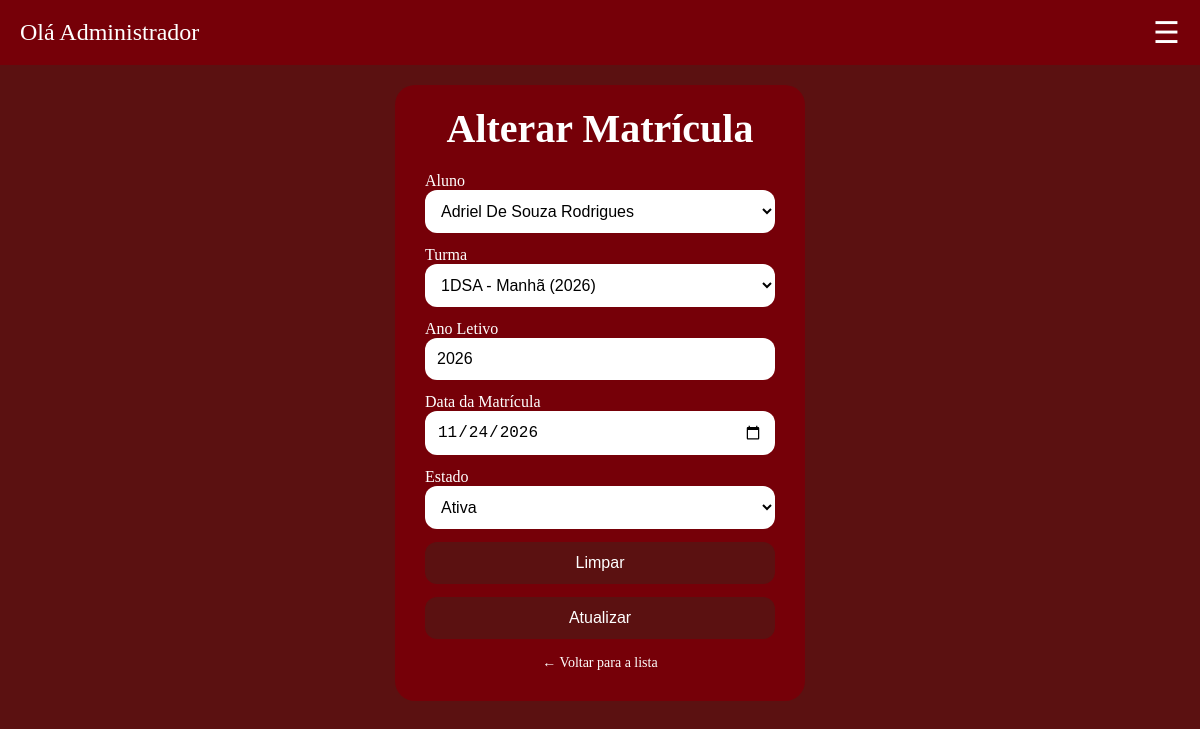
Page /Gestao-Escolar/php/admin/edmatricula.php?id=1 (signed in) on the committed database.
### tables this page shows
CREATE TABLE IF NOT EXISTS `matricula` (
  `id_matricula` int NOT NULL AUTO_INCREMENT,
  `id_aluno` int NOT NULL,
  `id_turma` int NOT NULL,
  `ano_letivo` int NOT NULL,
  `data_matricula` date DEFAULT NULL,
  `estado` enum('Ativa','Concluida','Cancelada','Transferida') NOT NULL,
  PRIMARY KEY (`id_matricula`),
  UNIQUE KEY `id_aluno` (`id_aluno`,`ano_letivo`),
  KEY `id_turma` (`id_turma`),
  CONSTRAINT `matricula_ibfk_1` FOREIGN KEY (`id_aluno`) REFERENCES `aluno` (`id_aluno`),
  CONSTRAINT `matricula_ibfk_2` FOREIGN KEY (`id_turma`) REFERENCES `turma` (`id_turma`)
);

CREATE TABLE IF NOT EXISTS `aluno` (
  `id_aluno` int NOT NULL AUTO_INCREMENT,
  `nome` varchar(100) NOT NULL,
  `email` varchar(50) DEFAULT NULL,
  `data_nascimento` date DEFAULT NULL,
  `cpf` varchar(14) NOT NULL,
  `tel` varchar(20) DEFAULT NULL,
  `responsavel` varchar(100) NOT NULL,
  PRIMARY KEY (`id_aluno`),
  UNIQUE KEY `cpf` (`cpf`),
  UNIQUE KEY `email` (`email`)
);

### Gestao-Escolar/php/verifica.php (called while the page is built, shortened)
<?php
function h($texto) {
    return htmlspecialchars((string)$texto, ENT_QUOTES, 'UTF-8');
}

### Gestao-Escolar/php/admin/edmatricula.php (the view, shortened to what this page needs)
<?php
include "../verifica.php";
include_once "../conexao.php";
$id = $_GET["id"] ?? null;
$query = $sql->prepare("SELECT * FROM matricula WHERE id_matricula = ?");
$query->bind_param("i", $id);
$query->execute();
$result = $query->get_result();
$row = $result->fetch_assoc();
$alunos = $sql->query("SELECT id_aluno, nome FROM aluno ORDER BY nome")->fetch_all(MYSQLI_ASSOC);
$turmas = $sql->query("SELECT id_turma, CONCAT(nome_turma, ' - ', COALESCE(turno, ''), ' (', ano_letivo, ')') AS rotulo
                       FROM turma ORDER BY ano_letivo DESC, nome_turma")->fetch_all(MYSQLI_ASSOC);
?>
<!DOCTYPE html>
<html lang="pt-br">
<head>
    <link rel="stylesheet" href="../../css/style.css">
</head>
<body class="sla">
<?php include "../includes/header_admin.php"; ?>
<div class="divform">
  <h2 class="titulo">Alterar Matrícula</h2>
  <form action="../alterarmatricula.php" method="post" class="formularios">
        <div class="org">
          <label for="id_aluno">Aluno</label>
          <select id="id_aluno" name="id_aluno" required>
            <?php foreach ($alunos as $o): ?>
            <option value="<?php echo $o['id_aluno']; ?>" <?php if ($row['id_aluno'] == $o['id_aluno']) echo "selected"; ?>><?php echo h($o['nome']); ?></option>
            <?php endforeach; ?>
          </select>
        </div>
        <div class="org">
          <label for="id_turma">Turma</label>
          <select id="id_turma" name="id_turma" required>
            <?php foreach ($turmas as $o): ?>
            <option value="<?php echo $o['id_turma']; ?>" <?php if ($row['id_turma'] == $o['id_turma']) echo "selected"; ?>><?php echo h($o['rotulo']); ?></option>
            <?php endforeach; ?>
          </select>
        </div>
        <div class="org">
          <label for="ano_letivo">Ano Letivo</label>
          <input type="number" id="ano_letivo" name="ano_letivo" required min="2000" max="2100" value="<?php echo h($row['ano_letivo']); ?>">
        </div>
        <div class="org">
          <label for="data_matricula">Data da Matrícula</label>
          <input type="date" id="data_matricula" name="data_matricula" value="<?php echo h($row['data_matricula']); ?>">
        </div>
        <div class="org">
          <label for="estado">Estado</label>
          <select id="estado" name="estado" required>
            <option value="Ativa" <?php if ($row['estado'] == "Ativa") echo "selected"; ?>>Ativa</option>
          </select>
        </div>
    <input class="btn-form" type="reset" value="Limpar">
    <input class="btn-form" type="submit" value="Atualizar" name="atualizar">
  </form>
  <a class="voltar" href="listarmatricula.php">← Voltar para a lista</a>
</div>
</body>
</html>

### Gestao-Escolar/css/style.css (style rules this page uses)
.org { display: flex; flex-direction: column; color: white; }
.sla { margin: 0; background-color: rgb(91, 17, 17); }
a { text-decoration: none; }
.divform { margin: 130px auto; margin-top: 20px; background-color: rgb(118, 0, 8); padding: 30px; border-radius: 20px; width: 350px; }
.titulo { color: #ffffff; font-size: 40px; text-align: center; margin-bottom: 20px; font-family: 'sla'; margin-top: -10px; }
.formularios { display: flex; flex-direction: column; gap: 13px; }
.formularios label { color: #fff; font-family: 'marca'; }
.formularios input { padding: 12px; border-radius: 12px; border: none; outline: none; background-color: #ffffff; font-size: 16px; }
.formularios input::placeholder { color: #000000; }
.formularios select { padding: 12px; border-radius: 12px; border: none; outline: none; background-color: #ffffff; font-size: 16px; }
.btn, .btn-novo, .btn-form { display: inline-block; cursor: pointer; border: none; border-radius: 12px; padding: 12px 18px; font-size: 16px; background-color: rgb(118, 0, 8); color: #ffffff; transition: 0.2s; }
.btn-form { width: 100%; background-color: rgb(91, 17, 17); }
.formularios .btn-form { cursor: pointer; width: 100%; background-color: rgb(91, 17, 17); color: #ffffff; }
.voltar { display: block; margin-top: 16px; text-align: center; color: #ffffff; font-size: 14px; }

### rows in the picture
matricula: id_aluno "Adriel De Souza Rodrigues", id_turma "1DSA - Manhã (2026)", ano_letivo "2026", data_matricula "11/24/2026", estado "Ativa"
